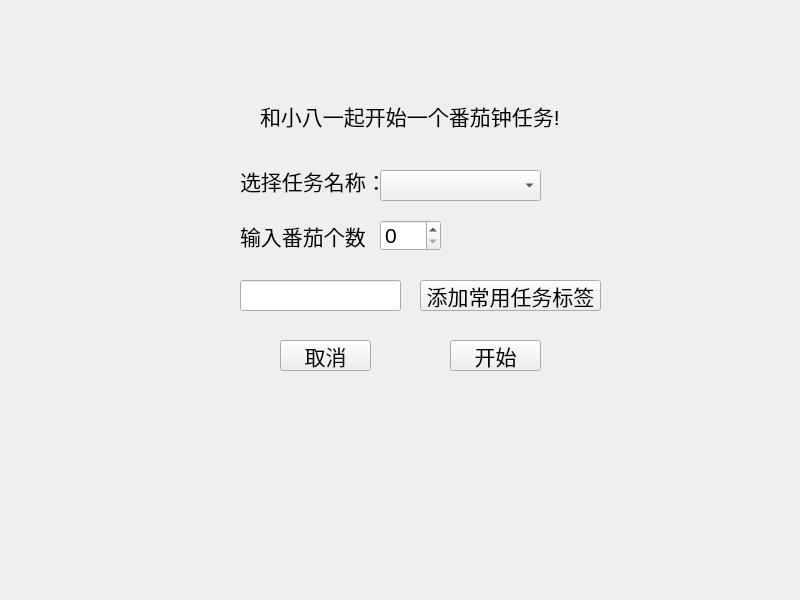
<?xml version="1.0" encoding="UTF-8"?>
<ui version="4.0">
 <class>start_task</class>
 <widget class="QWidget" name="start_task">
  <property name="geometry">
   <rect>
    <x>0</x>
    <y>0</y>
    <width>800</width>
    <height>600</height>
   </rect>
  </property>
  <property name="font">
   <font>
    <pointsize>16</pointsize>
   </font>
  </property>
  <property name="windowTitle">
   <string>Form</string>
  </property>
  <widget class="QLabel" name="label">
   <property name="geometry">
    <rect>
     <x>260</x>
     <y>90</y>
     <width>311</width>
     <height>51</height>
    </rect>
   </property>
   <property name="text">
    <string>和小八一起开始一个番茄钟任务!</string>
   </property>
  </widget>
  <widget class="QLabel" name="label_2">
   <property name="geometry">
    <rect>
     <x>240</x>
     <y>160</y>
     <width>141</width>
     <height>41</height>
    </rect>
   </property>
   <property name="text">
    <string>选择任务名称：</string>
   </property>
  </widget>
  <widget class="QLabel" name="label_3">
   <property name="geometry">
    <rect>
     <x>240</x>
     <y>220</y>
     <width>131</width>
     <height>31</height>
    </rect>
   </property>
   <property name="text">
    <string>输入番茄个数：</string>
   </property>
  </widget>
  <widget class="QSpinBox" name="spinBox">
   <property name="geometry">
    <rect>
     <x>380</x>
     <y>220</y>
     <width>61</width>
     <height>31</height>
    </rect>
   </property>
   <property name="maximum">
    <number>10</number>
   </property>
  </widget>
  <widget class="QPushButton" name="start">
   <property name="geometry">
    <rect>
     <x>450</x>
     <y>340</y>
     <width>91</width>
     <height>31</height>
    </rect>
   </property>
   <property name="text">
    <string>开始</string>
   </property>
  </widget>
  <widget class="QPushButton" name="pushButton_2">
   <property name="geometry">
    <rect>
     <x>280</x>
     <y>340</y>
     <width>91</width>
     <height>31</height>
    </rect>
   </property>
   <property name="text">
    <string>取消</string>
   </property>
  </widget>
  <widget class="QComboBox" name="comboBox">
   <property name="geometry">
    <rect>
     <x>380</x>
     <y>170</y>
     <width>161</width>
     <height>31</height>
    </rect>
   </property>
  </widget>
  <widget class="QPushButton" name="pushButton">
   <property name="geometry">
    <rect>
     <x>420</x>
     <y>280</y>
     <width>181</width>
     <height>31</height>
    </rect>
   </property>
   <property name="text">
    <string>添加常用任务标签</string>
   </property>
  </widget>
  <widget class="QLineEdit" name="lineEdit">
   <property name="geometry">
    <rect>
     <x>240</x>
     <y>280</y>
     <width>161</width>
     <height>31</height>
    </rect>
   </property>
  </widget>
 </widget>
 <resources/>
 <connections/>
</ui>
